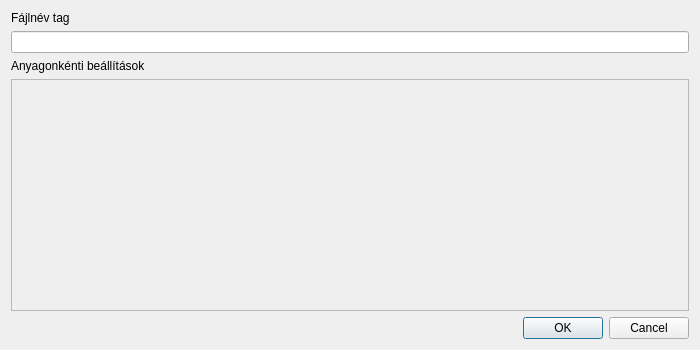
<?xml version="1.0" encoding="UTF-8"?>
<ui version="4.0">
 <class>CloneRequestDialog</class>
 <widget class="QDialog" name="CloneRequestDialog">
  <property name="minimumSize">
   <size>
    <width>700</width>
    <height>350</height>
   </size>
  </property>

  <layout class="QVBoxLayout" name="mainLayout">

   <!-- Fájlnév tag -->
   <item>
    <widget class="QLabel" name="labelTag">
     <property name="text">
      <string>Fájlnév tag</string>
     </property>
    </widget>
   </item>
   <item>
    <widget class="QLineEdit" name="editTag"/>
   </item>

   <!-- Anyagonkénti beállítások -->
   <item>
    <widget class="QLabel" name="labelPerMaterial">
     <property name="text">
      <string>Anyagonkénti beállítások</string>
     </property>
    </widget>
   </item>

   <!-- ScrollArea a dinamikus soroknak -->
   <item>
    <widget class="QScrollArea" name="scrollArea">
     <property name="widgetResizable">
      <bool>true</bool>
     </property>
     <widget class="QWidget" name="scrollAreaWidget">
      <layout class="QVBoxLayout" name="perMaterialLayout"/>
     </widget>
    </widget>
   </item>

   <!-- Gombok -->
   <item>
    <widget class="QDialogButtonBox" name="buttonBox">
     <property name="standardButtons">
      <set>QDialogButtonBox::Cancel|QDialogButtonBox::Ok</set>
     </property>
    </widget>
   </item>

  </layout>
 </widget>

<connections>
  <connection>
    <sender>buttonBox</sender>
    <signal>accepted()</signal>
    <receiver>CloneRequestDialog</receiver>
    <slot>accept()</slot>
  </connection>
  <connection>
    <sender>buttonBox</sender>
    <signal>rejected()</signal>
    <receiver>CloneRequestDialog</receiver>
    <slot>reject()</slot>
  </connection>
</connections>

</ui>
